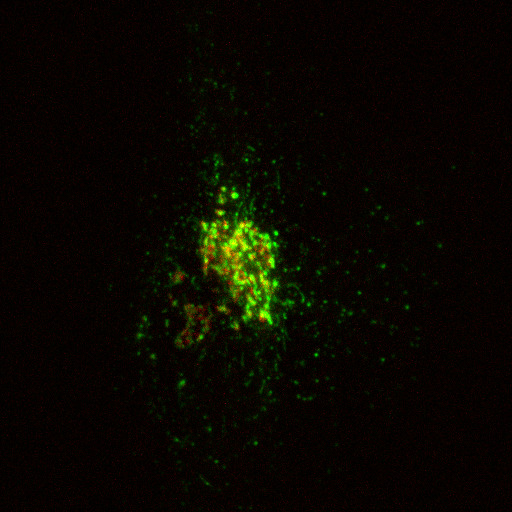
#> input picture part 3/image_analysis/golgi.jpg, 512 x 512 px, given in place of 0.5ugDNA_drug10uM_5min45min_1_frame_03.jpg, which was not available
$ jupyter execute --allow-errors final_group_project.ipynb   (text cells are left out)
#> lines starting #> are read from the running program, lines starting #| are printed output that depends on the picture; after the words box and inside, x2 and y2 are one past the last pixel; in counts of white or black regions, pixels touching at a corner belong together; long printed decimals are rounded; pictures that were not available may be replaced by others from this repository, and a replacement may not be noted
[cell 1]
import cv2, os, glob
import numpy as np
from matplotlib import pyplot as plt
from skimage import io
from skimage.color import rgb2gray
from skimage.filters import threshold_otsu, threshold_yen
from skimage.filters import threshold_otsu, threshold_yen, try_all_threshold, threshold_minimum, threshold_isodata
import skimage.measure as measure
from scipy.stats import linregress
from scipy.optimize import curve_fit

[cell 2]
#Step 1: split into images

#find videos
print(f'Current directory: {os.getcwd()}') #troubleshooting, find current directory

path_to_videos = glob.glob(os.path.join('Videos','*.avi')) #issue may be encountered where the video type is .mp4 instead of .avi
print(path_to_videos, '-'*10, sep = '\n') #troubleshooting step, to ensure video paths are extracted correctly

#create required directories
# [36 lines left out: functions makefolders, saveimages, not called in this run]

[cell 3]
#this extracts images by calling the functions defined above
video_indexes, folder_indexes = [],[]
vf_dict = {}
for path in path_to_videos:
    dir_name = makefolders(path)
    folder_indexes.append(dir_name)
    img_names = saveimages(path, dir_name)
    video_indexes.append(img_names)
    vf_dict[os.path.split(dir_name)[-1]] = img_names #add new terms to dictionary

[cell 4]
cwd = os.getcwd() #getting current working directory

temp = glob.glob(os.path.join(cwd, 'Videos', '*')) #in my current working directory, access videos folder and list me all the files inside
video_folders = [file for file in temp if not file.endswith(".avi")] #using list comprehension. access the files inside temp, isolate the files with '.avi', and exclude it. store as video_folders

all_video_values = [] #empty list to add the arrays generated for all 7 videos into 1 list, for downstream works.

def extract_fluorescenceData(folder_path): #creating a function called extract_fluorescenceData, to loop through the 7 different folders.
    total_fluorescence = [] #empty list to add the max fluoresence later and plot
    subdir_path = os.path.join(cwd, 'Videos', folder_path) #create path to directory in the iteration

    if os.path.isdir(subdir_path): #checking if subdirectory path exist
        for img in os.listdir(subdir_path):
            img_path = os.path.join(subdir_path, img)
            if img.lower().endswith(('.jpg')): #filter for only .jpg files inside subdir_path
                a=plt.imread(img_path) #need save plt.imread to a variable, if not cannot plot downstream
                img_gray = rgb2gray(a) #converting the img into grayscale
                total_fluorescence.append(img_gray.sum()) #sum up signal inside individual frames and append into total_fluorascence

    else:
        print(f'Subdirectory {video_folders} not found')
    return total_fluorescence #return here so can use in "histogrammer" function. this variable will be 'video1' in histogrammer function


def histogrammer(video1, i): #video1 is an array of the max fluorescence values, i simply stands for index
    video1_normalise = video1/max(video1) #normalising to highest sum fluorescent signal in the frames.
    name = os.path.split(video_folders[i]) #split it by \\ into index, where [0] = your directory and [i] in this case is folder names
    x = range(1, len(video1)+1) #plotting frame 1 to n+1

    #plotting segment
    plt.figure(figsize = (13, 6)) #setting the figure size, has to be before plt.plot
    plt.plot(x, video1_normalise, linestyle = 'dashed', marker = 'o') #marker is the data point, marked as circle.

    #Labels & aesthetics
    plt.xticks(x) #this makes it show every tick in X axis
    plt.xlabel('Frame number', fontsize = 10)
    plt.ylabel('Total fluorescence signal', fontsize = 10)
    plt.grid(alpha = .25)
    plt.title(name[1], fontsize = 10) #name[1] as my first index will be my path, second index is filename
    plt.tight_layout()
    # plt.savefig(f'Graph for {name[1]}.jpg', dpi = 300) #added saving of plots!
    plt.show() #visualisation purposes only, for the output


#calling of the functions to do all the dirty work
#> (the rest of this cell did not finish here and is left out)

[cell 5]
#here, testing on a single image for cropping
video = {'0.5ugDNA_drug10uM_5min45min_1': (625,740, 600,720)}

img_path = '0.5ugDNA_drug10uM_5min45min_1_frame_03.jpg'
img = plt.imread(os.path.join('Videos',list(video.keys())[0], img_path))
#> img is the input picture: shape (512, 512, 3); mean R, G, B 9.5, 7.2, 0.9
img = img[300:500, 400:600]
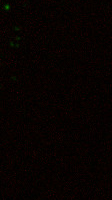
#> img: shape (200, 112, 3); mean R, G, B 7.2, 2.1, 0.6

plt.imshow(img)

img_grey = rgb2gray(img)
plt.show()

fig, ax = try_all_threshold(img_grey, figsize=(10, 8), verbose=False)
plt.show()
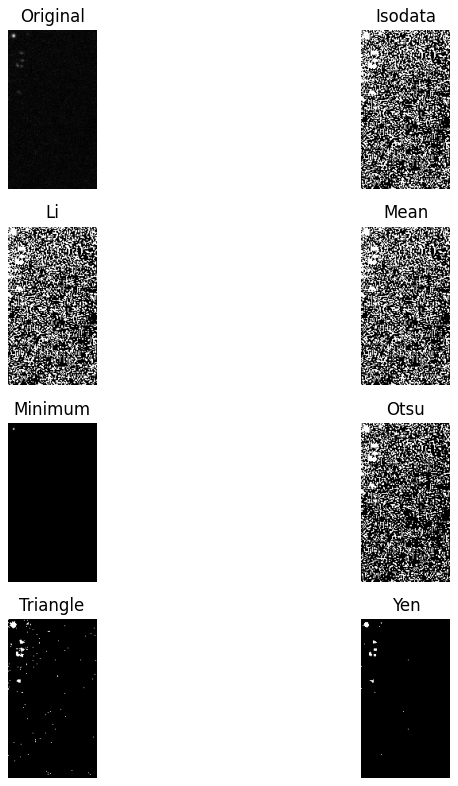
#> figure drawn by matplotlib, 8 panels

[cell 6]
# This works, for our new approach.
cwd = os.getcwd() #getting current working directory

temp = glob.glob(os.path.join(cwd, 'Videos', '*')) #in my current working directory, access videos folder and list me all the files inside
video_folders = [file for file in temp if not file.endswith(".avi")] #using list comprehension. access the files inside temp, isolate the files with '.avi', and exclude it. store as video_folders

folders_to_process = ('LipoKDEL1ug_biotin_no drug_live_5min1h',  'LipoKDEL1ug_biotin_drug25uM_live_5min1h', 'XtremeStr-li1.5ug_biotin_drug50uM_live_5min1h',
                       '0.5ugDNA_drug10uM_5min45min_1', '0.75ugDNA_drug10uM_5min45min_1', '1ugDNA_drug10uM_5min45min_1')

testing = {'0.5ugDNA_drug10uM_5min45min_1': [(300,500, 400,600)],
           '0.75ugDNA_drug10uM_5min45min_1': [(300,475, 375,550), (690,780, 400,500), (530,630, 530,630)],
           '1ugDNA_drug10uM_5min45min_1': [(400,550, 180,300), (695,790, 655,725)],
           'LipoKDEL1ug_biotin_drug25uM_live_5min1h': [(25,740, 600,720)],
           'LipoKDEL1ug_biotin_no drug_live_5min1h': [(550,690, 450,600)],
           'XtremeStr-li1.5ug_biotin_drug50uM_live_5min1h': [(285,400, 70,150), (615,675, 650,715), (170,260, 970,1024)]
}
         #   'Videos\\XtremeStr-li1.5ug_biotin_no drug_live_5min45min': []
         # }

all_video_values = [] #empty list to add the arrays generated for all 7 videos into 1 list, for downstream works.

#creating a function called extract_fluorescenceData, to loop through the 7 different folders.
# [40 lines left out: functions extract_fluorescenceData, histogrammer, not called in this run]

counter = 0
#> (the rest of this cell did not finish here and is left out)

[cell 7]
#testing the threshold_minimum chosen for one image
threshold = threshold_yen(img_grey)
#> threshold = 0.0468
img_binarised = img_grey < threshold
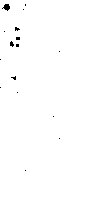
#> img_binarised: shape (200, 112) bool; 99.5% white; 16 black regions (15 under 20 px), largest, box (x1, y1, x2, y2) and area: (2, 4, 10, 11) 34
# plt.imshow(img_binarised)

img_labelled = measure.label(img_binarised.astype('uint8'))
#> img_labelled: shape (200, 112) int64; values 0 (black) and 1 (white), 99.5% white; 16 black regions (15 under 20 px)
plt.imshow(img_labelled)

region_info = measure.regionprops(img_labelled)
#> region_info = 1 regions; box (x1, y1, x2, y2) and area: (0, 0, 112, 200) 22294
print(region_info[0].area) # tells you the pixels in a single region
#| 22294.0

no_of_regions = len(region_info) #only 2 regions present
#> no_of_regions = 1

for count, region in enumerate(region_info):
    print('-'*10, f'Region {count}', '-'*10)
    print(f'Centre\t: {region.centroid}')
    print(f'Area\t: {region.area}')
    print('\n')
#> this loop made 1 pass
#| ---------- Region 0 ----------
#| Centre	: (99.804, 55.701)
#| Area	: 22294.0
plt.show()

img_masked = img_labelled == 1
plt.imshow(img_masked)
plt.show()

[cell 8]
for key, value in testing.items():
    print(f'Key: {key}, Value: {value}')

[cell 9]
# testing = {'0.5ugDNA_drug10uM_5min45min_1': [(300,500, 400,600)],
#            '0.75ugDNA_drug10uM_5min45min_1': [(300,475, 375,550), (690,780, 400,500), (530,630, 530,630)],
#            '1ugDNA_drug10uM_5min45min_1': [(400,550, 180,300), (695,790, 655,725)],
#            'LipoKDEL1ug_biotin_drug25uM_live_5min1h': [(25,740, 600,720)],
#            'LipoKDEL1ug_biotin_no drug_live_5min1h': [(550,690, 450,600)],
#            'XtremeStr-li1.5ug_biotin_drug50uM_live_5min1h': [(285,400, 70,150), (615,675, 650,715), (170,260, 970,1024)]}

# [78 lines left out: functions ratio_Data, overlay_threshold, extract_Data, not called in this run]

def squared_overlay(overlay):
    overlay = overlay**4
    return overlay

def norm_overlay(overlay):
    overlay = overlay/np.max(overlay)
    return overlay

# [4 lines left out: function get_label, not called in this run]

# [8 lines of commented-out code are left out]

#> (the rest of this cell did not finish here and is left out)

[cell 10]
#chosen function: power
def linear_relation(t,m,c):
    export = m*t + c
    return export

# [24 lines left out: functions dcdt, dmdt, get_lineEqn, not called in this run]

def rss(y_predicted, y_actual):
    return np.sum((y_actual-y_predicted)**2)

def tss(y_predicted, y_actual):
    y_ave = np.average(y_actual)
    return np.sum((y_predicted-y_ave)**2)

def r2calc(y1, ya):
    r2 = 1 - (rss(y1,ya)/tss(y1,ya))
    return r2

#> (the rest of this cell did not finish here and is left out)

[cell 11]
#chosen function: power
def linear_relation(t,m,c):
    export = m*t + c
    return export

# [24 lines left out: functions dcdt, dmdt, get_lineEqn, not called in this run]

#> (the rest of this cell did not finish here and is left out)

[cell 12]
testing = {'Videos\\0.5ugDNA_drug10uM_5min45min_1': [(300,500, 400,600)],
           'Videos\\0.75ugDNA_drug10uM_5min45min_1': [(300,475, 375,550)],
           'Videos\\1ugDNA_drug10uM_5min45min_1': [(400,550, 180,300)],
           'Videos\\LipoKDEL1ug_biotin_drug25uM_live_5min1h': [(25,740, 600,720)],
           'Videos\\LipoKDEL1ug_biotin_no drug_live_5min1h': [(550,690, 450,600)],
           'Videos\\XtremeStr-li1.5ug_biotin_drug50uM_live_5min1h': [(85,400, 70,150)]}

def get_label(filepath):
    # x=list(testing.keys())[4]
    label=[fragments for fragments in filepath.split('_') if 'drug' in fragments]
    return label[0].upper()

for key in testing.keys():
    print(get_label(key))

[cell 13]
test = {}
for folder in folder_indexes:
  test[folder] = []
print(test)

[cell 14]
print(len(all_video_values))
print(all_video_values)
#> (the rest of this cell did not finish here and is left out)

[cell 15]
#mid testing. Want to create a function to loop through all the lists inside the list and minus last element with first in each list.
#shits broken af
compiled_rate_change = []

def rate_change(testing):
    rate_changes = []
    for i in range(1, len(all_video_values)):
        rate_change = all_video_values[i][0] - all_video_values[i][-1]/ len(all_video_values)
    rate_changes.append(rate_change)
    return(rate_changes)


#> (the rest of this cell did not finish here and is left out)
